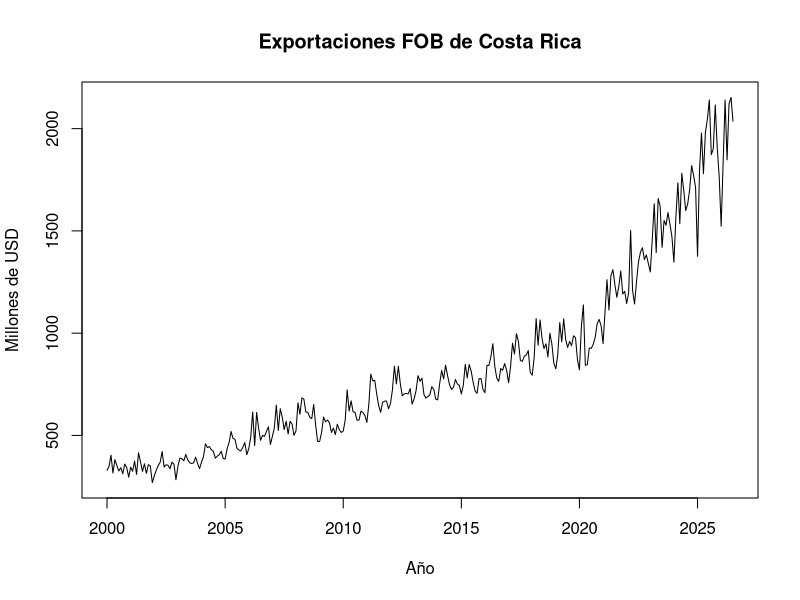
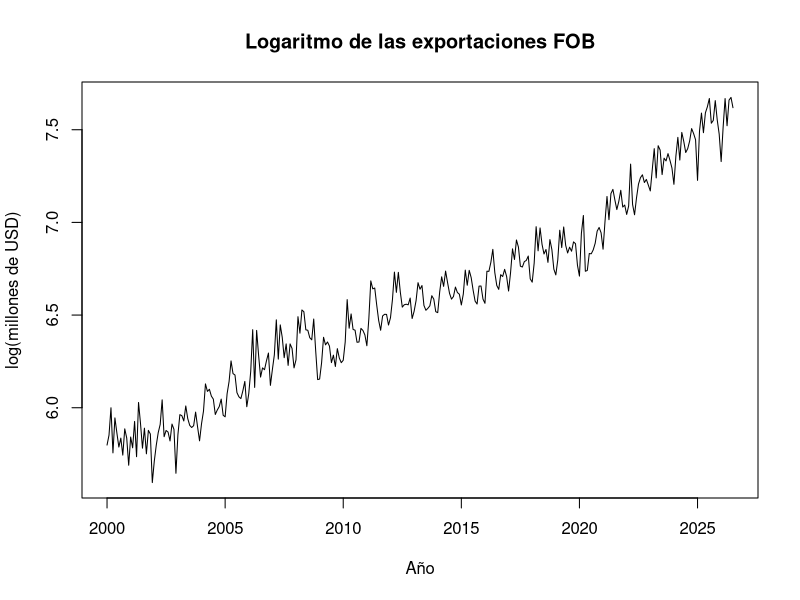
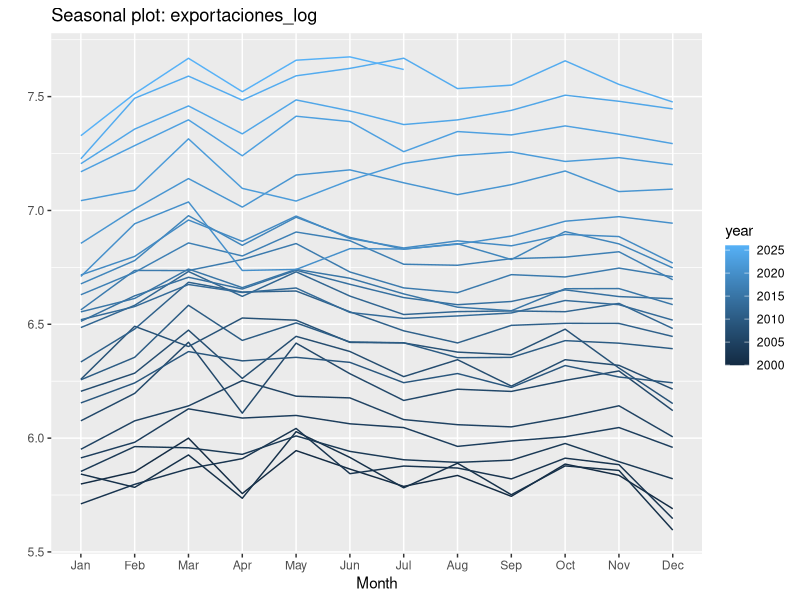
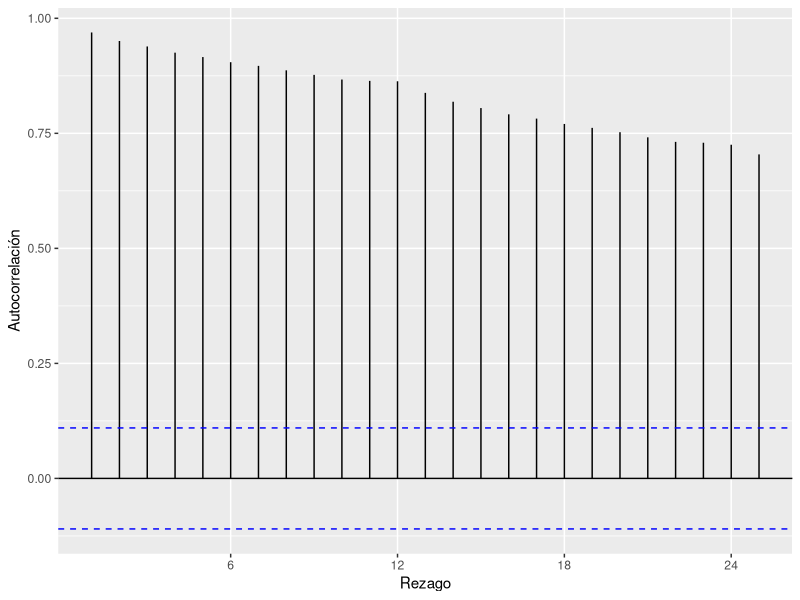
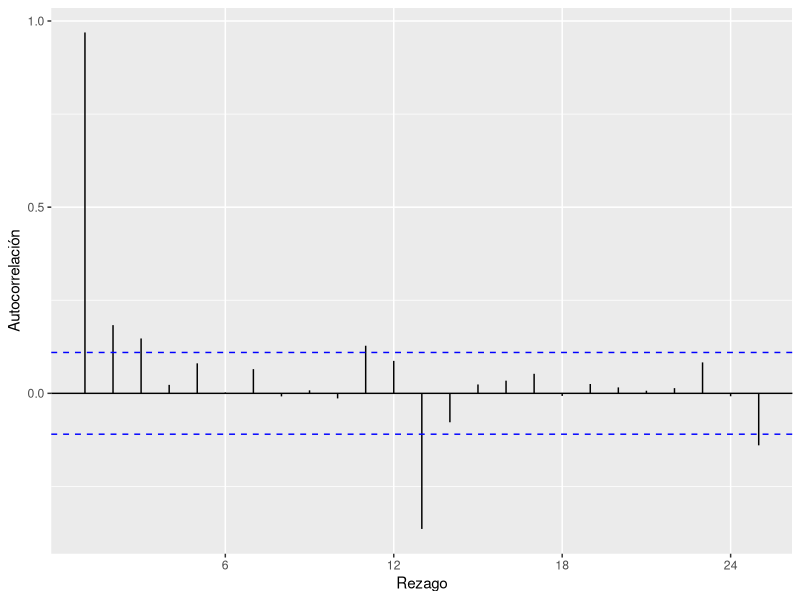
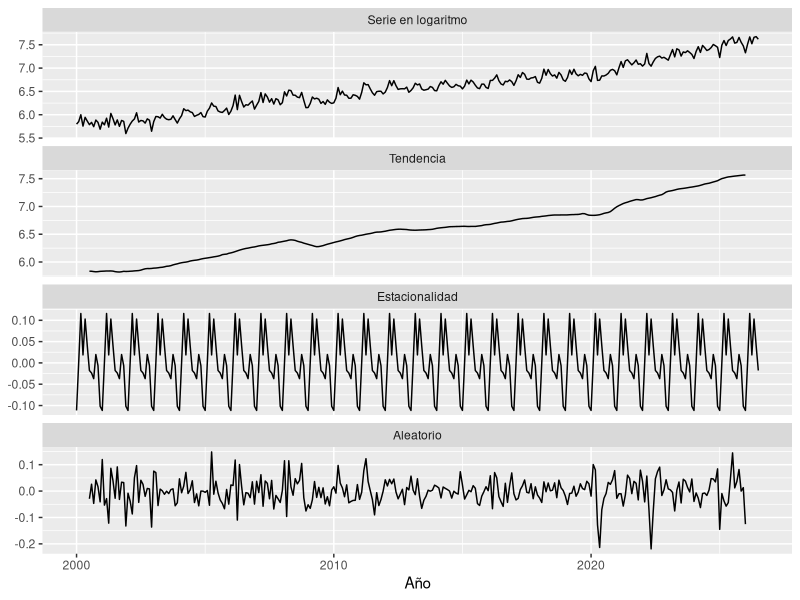
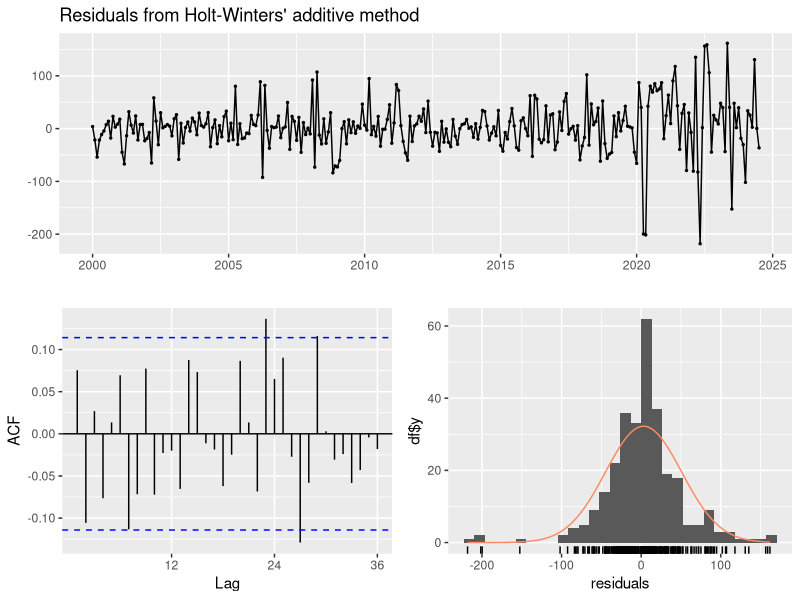
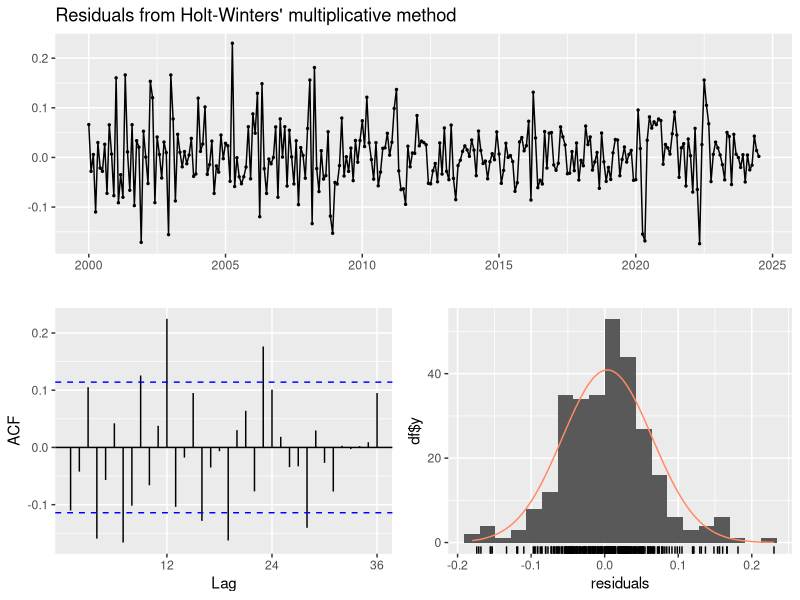

Recreate these plots in R, in order.
## ---- chunk 1
library(readxl)
library(forecast)
library(ggplot2)
## ---- chunk 2
datos <- read_excel("datos_exportaciones_columnas_mes_anioCorr.xlsx",
                    sheet = "Exportaciones_mensuales")

# Los datos empiezan en enero de 2000 y tienen frecuencia mensual.
exportaciones <- ts(datos$Exportaciones_FOB_millones_USD,
                    start = c(2000, 1), frequency = 12)

length(exportaciones)
## ---- chunk 3
ts.plot(exportaciones, main = "Exportaciones FOB de Costa Rica",
        ylab = "Millones de USD", xlab = "Año")
## ---- chunk 4
exportaciones_log <- log(exportaciones)
ts.plot(exportaciones_log, main = "Logaritmo de las exportaciones FOB",
        ylab = "log(millones de USD)", xlab = "Año")
## ---- chunk 5

ggseasonplot(exportaciones_log, year.labels = FALSE,
             continuous = TRUE)
## ---- chunk 6
ggAcf(exportaciones_log)+
  labs(title = NULL, x = "Rezago", y = "Autocorrelación")
ggPacf(exportaciones_log)+
  labs(title = NULL, x = "Rezago", y = "Autocorrelación")
## ---- chunk 7
descomposicion <- decompose(exportaciones_log, type = "additive")

componentes <- data.frame(
  fecha = rep(as.numeric(time(exportaciones_log)), 4),
  valor = c(exportaciones_log, descomposicion$trend,
            descomposicion$seasonal, descomposicion$random),
  componente = factor(rep(c("Serie en logaritmo", "Tendencia",
                            "Estacionalidad", "Aleatorio"),
                          each = length(exportaciones_log)),
                      levels = c("Serie en logaritmo", "Tendencia",
                                 "Estacionalidad", "Aleatorio"))
)

ggplot(componentes, aes(x = fecha, y = valor)) +
  geom_line(na.rm = TRUE) +
  facet_wrap(~ componente, ncol = 1, scales = "free_y") +
  labs(x = "Año", y = NULL)
## ---- chunk 8
# Se estiman las variantes de cada familia hasta julio de 2024.
entrenamiento <- window(exportaciones, end = c(2024, 7))

# Estos 12 meses sirven para escoger la variante de cada familia.
validacion <- window(exportaciones, start = c(2024, 8), end = c(2025, 7))

# Despues se vuelven a ajustar los modelos hasta julio de 2025.
entrenamiento2 <- window(exportaciones, end = c(2025, 7))

# Estos 12 meses se reservan para comparar los cuatro finalistas.
prueba <- window(exportaciones, start = c(2025, 8), end = c(2026, 7))

length(entrenamiento)
length(validacion)
length(entrenamiento2)
length(prueba)
## ---- chunk 9
# Modelo 1: Holt-Winters aditivo.
hw1 <- hw(entrenamiento, seasonal = "additive", h = 12)

# Modelo 2: Holt-Winters multiplicativo.
hw2 <- hw(entrenamiento, seasonal = "multiplicative", h = 12)

# Modelo 3: Holt-Winters multiplicativo con tendencia amortiguada.
hw3 <- hw(entrenamiento, seasonal = "multiplicative",
          damped = TRUE, h = 12)



## ---- chunk 10
accuracy(hw1, validacion)
accuracy(hw2, validacion)
accuracy(hw3, validacion)
## ---- chunk 11
checkresiduals(hw1)
checkresiduals(hw2)
checkresiduals(hw3)
## ---- chunk 12
# Modelo 4: SARIMA(0,1,1)(0,1,1)[12].
ar1 <- Arima(entrenamiento, order = c(0, 1, 1),
             seasonal = list(order = c(0, 1, 1), period = 12),
             lambda = 0)
pr_ar1 <- forecast(ar1, h = 12)

# Modelo 5: SARIMA(1,1,0)(0,1,1)[12].
ar2 <- Arima(entrenamiento, order = c(1, 1, 0),
             seasonal = list(order = c(0, 1, 1), period = 12),
             lambda = 0)
pr_ar2 <- forecast(ar2, h = 12)

# Modelo 6: ARIMA/SARIMA seleccionado con auto.arima().
ar3 <- auto.arima(entrenamiento, seasonal = TRUE, lambda = 0)
pr_ar3 <- forecast(ar3, h = 12)

ar1
ar2
ar3
## ---- chunk 13
accuracy(pr_ar1, validacion)
accuracy(pr_ar2, validacion)
accuracy(pr_ar3, validacion)
## ---- chunk 14
checkresiduals(ar1)
checkresiduals(ar2)
checkresiduals(ar3)
## ---- chunk 15
# Modelo 7: tendencia lineal y efectos de los 12 meses.
reg1 <- tslm(entrenamiento ~ trend + season, lambda = 0)
pr_reg1 <- forecast(reg1, h = 12)

# Modelo 8: tendencia cuadratica y efectos de los 12 meses.
reg2 <- tslm(entrenamiento ~ trend + I(trend^2) + season, lambda = 0)
pr_reg2 <- forecast(reg2, h = 12)

summary(reg1)
summary(reg2)
## ---- chunk 16
accuracy(pr_reg1, validacion)
accuracy(pr_reg2, validacion)
## ---- chunk 17
checkresiduals(reg1)
checkresiduals(reg2)
## ---- chunk 18
# Tiempo observado y tiempo de los 12 meses siguientes.
tiempo1 <- 1:length(entrenamiento)
tiempo_futuro1 <- (length(entrenamiento) + 1):(length(entrenamiento) + 12)

# Modelo 9: tendencia lineal con error AR(1).
din1 <- Arima(entrenamiento, xreg = tiempo1,
              order = c(1, 0, 0), lambda = 0)
pr_din1 <- forecast(din1, xreg = tiempo_futuro1)

# Modelo 10: tendencia lineal con error ARMA(1,1).
din2 <- Arima(entrenamiento, xreg = tiempo1,
              order = c(1, 0, 1), lambda = 0)
pr_din2 <- forecast(din2, xreg = tiempo_futuro1)

# Modelo 11: tendencia lineal con errores ARMA elegidos automaticamente.
# d=0 y stationary=TRUE mantienen los errores estacionarios.
din3 <- auto.arima(entrenamiento, xreg = tiempo1, d = 0,
                  stationary = TRUE, seasonal = FALSE, lambda = 0)
pr_din3 <- forecast(din3, xreg = tiempo_futuro1)

din1
din2
din3

## ---- chunk 19
accuracy(pr_din1, validacion)
accuracy(pr_din2, validacion)
accuracy(pr_din3, validacion)
## ---- chunk 20
checkresiduals(din1)
checkresiduals(din2)
checkresiduals(din3)
## ---- chunk 21
e1 <- accuracy(hw1, validacion)
e2 <- accuracy(hw2, validacion)
e3 <- accuracy(hw3, validacion)
e4 <- accuracy(pr_ar1, validacion)
e5 <- accuracy(pr_ar2, validacion)
e6 <- accuracy(pr_ar3, validacion)
e7 <- accuracy(pr_reg1, validacion)
e8 <- accuracy(pr_reg2, validacion)
e9 <- accuracy(pr_din1, validacion)
e10 <- accuracy(pr_din2, validacion)
e11 <- accuracy(pr_din3, validacion)

tabla_validacion <- data.frame(
  Familia = c(rep("Suavizamiento", 3), rep("ARIMA/SARIMA", 3),
              rep("Regresion", 2), rep("Regresion dinamica", 3)),
  Modelo = c("HW aditivo", "HW multiplicativo", "HW multiplicativo amortiguado",
             "SARIMA 011-011", "SARIMA 110-011", "ARIMA automatico",
             "Regresion lineal", "Regresion cuadratica",
             "Dinamica AR(1)", "Dinamica ARMA(1,1)", "Dinamica automatica"),
  RMSE = c(e1[2,"RMSE"], e2[2,"RMSE"], e3[2,"RMSE"],
           e4[2,"RMSE"], e5[2,"RMSE"], e6[2,"RMSE"],
           e7[2,"RMSE"], e8[2,"RMSE"], e9[2,"RMSE"],
           e10[2,"RMSE"], e11[2,"RMSE"]),
  MAE = c(e1[2,"MAE"], e2[2,"MAE"], e3[2,"MAE"],
          e4[2,"MAE"], e5[2,"MAE"], e6[2,"MAE"],
          e7[2,"MAE"], e8[2,"MAE"], e9[2,"MAE"],
          e10[2,"MAE"], e11[2,"MAE"]),
  MAPE = c(e1[2,"MAPE"], e2[2,"MAPE"], e3[2,"MAPE"],
           e4[2,"MAPE"], e5[2,"MAPE"], e6[2,"MAPE"],
           e7[2,"MAPE"], e8[2,"MAPE"], e9[2,"MAPE"],
           e10[2,"MAPE"], e11[2,"MAPE"])
)

knitr::kable(tabla_validacion, digits = 2)

# which.min() señala la posicion del menor RMSE de cada familia.
# El numero sumado permite localizar esa posicion en la tabla completa.
mejor_hw <- which.min(tabla_validacion$RMSE[1:3])
mejor_ar <- 3 + which.min(tabla_validacion$RMSE[4:6])
mejor_reg <- 6 + which.min(tabla_validacion$RMSE[7:8])
mejor_din <- 8 + which.min(tabla_validacion$RMSE[9:11])

indices_finalistas <- c(mejor_hw, mejor_ar, mejor_reg, mejor_din)
tabla_validacion[indices_finalistas, ]
## ---- chunk 22
# Ganador de suavizamiento exponencial
hw2b <- hw(entrenamiento2,
           seasonal = "multiplicative",
           h = 12)
## ---- chunk 23
# Ganador de ARIMA/SARIMA
ar1b <- Arima(entrenamiento2,
              order = c(0, 1, 1),
              seasonal = list(order = c(0, 1, 1),
                              period = 12),
              lambda = 0)

pr_ar1b <- forecast(ar1b, h = 12)
## ---- chunk 24
# Ganador de regresion
reg2b <- tslm(entrenamiento2 ~ trend + I(trend^2) + season,
              lambda = 0)

pr_reg2b <- forecast(reg2b, h = 12)
## ---- chunk 25
# Ganador de regresion dinamica
tiempo2 <- seq_along(entrenamiento2)

din3b <- auto.arima(entrenamiento2,
                   xreg = tiempo2,
                   d = 0,
                   stationary = TRUE,
                   seasonal = FALSE,
                   lambda = 0)

pr_din3b <- forecast(din3b,
                     xreg = length(entrenamiento2) + 1:12)
## ---- chunk 26
# Errores de los cuatro finalistas
p1 <- accuracy(hw2b, prueba)
p2 <- accuracy(pr_ar1b, prueba)
p3 <- accuracy(pr_reg2b, prueba)
p4 <- accuracy(pr_din3b, prueba)

# Tabla comparativa
tabla_prueba <- data.frame(
  Familia = c("Suavizamiento",
              "ARIMA/SARIMA",
              "Regresion",
              "Regresion dinamica"),

  Modelo = c("HW multiplicativo",
             "SARIMA 011-011",
             "Regresion cuadratica",
             "Dinamica automatica"),

  RMSE = c(p1[2, "RMSE"],
           p2[2, "RMSE"],
           p3[2, "RMSE"],
           p4[2, "RMSE"]),

  MAE = c(p1[2, "MAE"],
          p2[2, "MAE"],
          p3[2, "MAE"],
          p4[2, "MAE"]),

  MAPE = c(p1[2, "MAPE"],
           p2[2, "MAPE"],
           p3[2, "MAPE"],
           p4[2, "MAPE"])
)

# Identificar al ganador antes de ordenar
indice_ganador <- which.min(tabla_prueba$RMSE)

# Ordenar los modelos por RMSE
tabla_finalistas <- tabla_prueba[order(tabla_prueba$RMSE), ]

knitr::kable(tabla_finalistas, digits = 2)

# Mostrar el modelo ganador
tabla_prueba[indice_ganador, ]
## ---- chunk 27
autoplot(window(exportaciones, start = c(2024, 1))) +
  autolayer(hw2b, series = "Suavizamiento", PI = FALSE) +
  autolayer(pr_ar1b, series = "ARIMA/SARIMA", PI = FALSE) +
  autolayer(pr_reg2b, series = "Regresión", PI = FALSE) +
  autolayer(pr_din3b, series = "Regresión dinámica", PI = FALSE) +
  xlab("Año") +
  ylab("Millones de USD") +
  ggtitle("Pronósticos de los cuatro finalistas y valores observados")
## ---- chunk 28
#Residuos de los otros modelos finalistas
checkresiduals(hw2b)
checkresiduals(ar1b)
checkresiduals(reg2b)
## ---- chunk 29
checkresiduals(din3b)
## ---- chunk 30
# Pruebas de autocorrelación de los cuatro finalistas (entrenamiento ampliado).
lb_hw  <- checkresiduals(hw2b,  plot = FALSE)
lb_ar  <- checkresiduals(ar1b,  plot = FALSE)
bg_reg <- checkresiduals(reg2b, plot = FALSE)
lb_din <- checkresiduals(din3b, plot = FALSE)

# Ljung-Box de la regresión cuadrática, para la nota de la tabla.
lb_reg <- Box.test(residuals(reg2b), lag = 24, type = "Ljung-Box")

tabla_residuos <- data.frame(
  Familia = c("Suavizamiento", "ARIMA/SARIMA",
              "Regresion", "Regresion dinamica"),
  Modelo = c("HW multiplicativo", "SARIMA(0,1,1)(0,1,1)[12]",
             "Regresion cuadratica", "Dinamica automatica"),
  Prueba = c("Ljung-Box", "Ljung-Box", "Breusch-Godfrey", "Ljung-Box"),
  Estadistico = c(lb_hw$statistic, lb_ar$statistic,
                  bg_reg$statistic, lb_din$statistic),
  gl = c(lb_hw$parameter, lb_ar$parameter,
         bg_reg$parameter, lb_din$parameter),
  Valor_p = c(lb_hw$p.value, lb_ar$p.value,
              bg_reg$p.value, lb_din$p.value)
)

knitr::kable(tabla_residuos, digits = 3)
lb_reg
## ---- chunk 31
# 6. Pronostico final: agosto de 2026 a julio de 2027

# Tendencia temporal con los 319 datos
tiempo_completo <- 1:length(exportaciones)

# Tendencia para los siguientes 12 meses
tiempo_futuro <- (length(exportaciones) + 1):
                 (length(exportaciones) + 12)

# Ajustar el modelo ganador con todos los datos
modelo_final <- auto.arima(exportaciones,
                          xreg = tiempo_completo,
                          d = 0,
                          stationary = TRUE,
                          seasonal = FALSE,
                          lambda = 0)

# Observar el modelo ajustado
summary(modelo_final)

# Pronosticar los siguientes 12 meses
pronostico_final <- forecast(modelo_final,
                            xreg = tiempo_futuro)

# Mostrar los pronosticos
pronostico_final

# Grafico del pronostico final
plot(pronostico_final, main="Pronóstico final de las exportaciones FOB de la regresión dinamica con errores ARIMA(2,0,1)",xlab = "Año",ylab = "Exportaciones")
## ---- chunk 32
# Crear los meses del periodo de pronostico
meses <- seq(as.Date("2026-08-01"),
             by = "month",
             length.out = 12)

# Tabla de pronosticos con intervalos al 95 %
tabla_pronostico <- data.frame(
  Mes = meses,
  Pronostico = as.numeric(pronostico_final$mean),
  Limite_inferior_95 = as.numeric(pronostico_final$lower[, 2]),
  Limite_superior_95 = as.numeric(pronostico_final$upper[, 2])
)

knitr::kable(tabla_pronostico, digits = 2)
## ---- chunk 33
citation("forecast")
citation("readxl")
citation("ggplot2")
citation("knitr")
citation()
